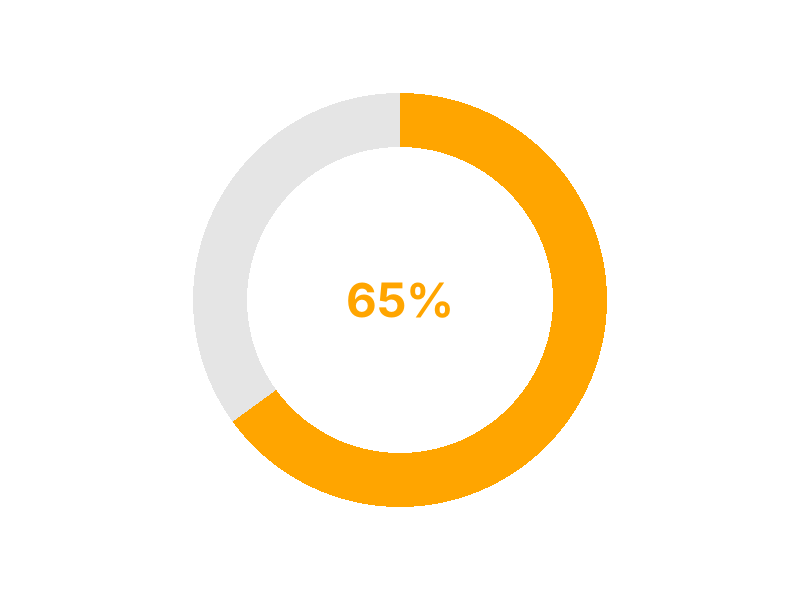
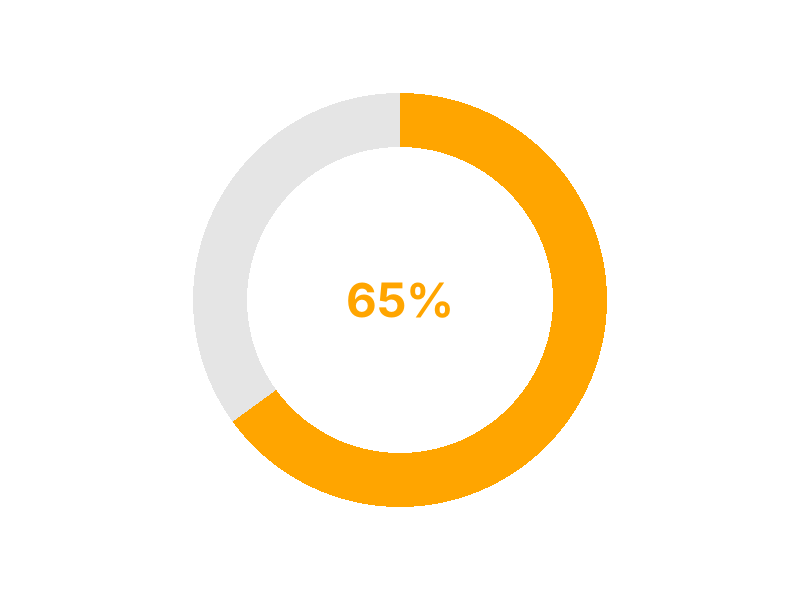
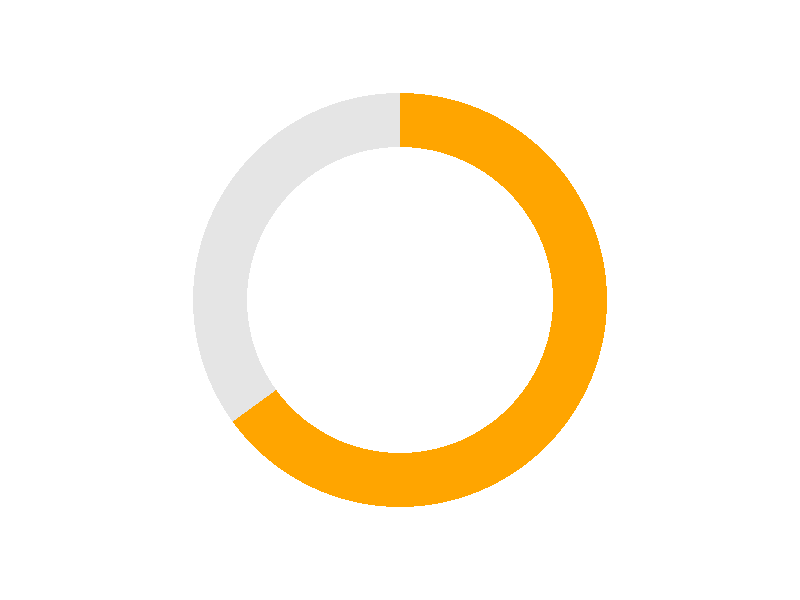
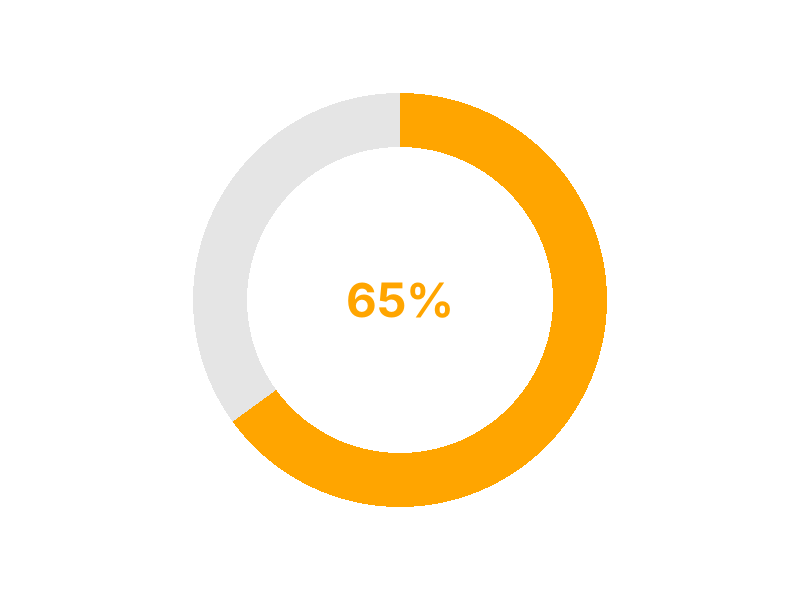

The R source for these figures, in order:
## ---- chunk 1
knitr::opts_chunk$set(echo = TRUE,
                      warning = FALSE,
                      message = FALSE)
## ---- chunk 2
library(tidyverse)
library(scales)

big_number_donut_plot <- function(value, font_family, highlight_color) {
  
  # Wrangle data to get a data frame in the format we need it in to make our donut chart
  df <- tibble(x = 1, y = value) %>% 
    mutate(y_negative = 1 - y) %>% 
    pivot_longer(cols = -x) 
  
  # Create a nicely formatted big number to go in the donut hole
  big_number_text_label <- percent(value, accuracy = 1)
  
  # Create our plot
  ggplot(df,
         aes(x = x,
             y = value,
             fill = name)) +
    
    # Add a bar, but don't add the legend
    geom_col(show.legend = FALSE) +
    
    # A pie/donut chart is a bar chart with polar coordinates
    # Add polar coordinates and set the direction to -1 
    # so the filled in part starts at the top and goes clockwise
    coord_polar(theta = "y",
                direction = -1) +
    
    
    # Set the limits, which is important for adding the hole
    xlim(c(-2, 2)) +
    
    # Set a color scale with the highlighted section in whatever color
    # is chosen with the highlight_color argument and the rest in a light gray
    scale_fill_manual(values = c(highlight_color, "grey90")) +
    
    # Set theme_void() to remove grid lines and everything else from the plot
    theme_void() +
    
    # Add the big number in the center of the hole
    annotate("text",
             label = big_number_text_label,
             family = font_family,
             fontface = "bold",
             color = highlight_color,
             size = 12,
             x = -2,
             y = 0)
  
}

big_number_donut_plot(value = 0.65, 
                      font_family = "Inter",
                      highlight_color = "orange")
## ---- chunk 3
library(tidyverse)
library(scales)
## ---- chunk 4

## ---- chunk 5
big_number_donut_plot(value = 0.65, 
                      font_family = "Inter",
                      highlight_color = "orange")
## ---- chunk 6
value <- 0.65

# Wrangle data to get a data frame in the format we need it in to make our donut chart
df <- tibble(x = 1, y = value) %>% 
  mutate(y_negative = 1 - y) %>% 
  pivot_longer(cols = -x) 

df
## ---- chunk 7
highlight_color <- "orange"

# Create our plot
ggplot(data = df,
       aes(x = x,
           y = value,
           fill = name)) +
  
  # Add a bar, but don't add the legend
  geom_col(show.legend = FALSE) +
  
  # A pie/donut chart is a bar chart with polar coordinates
  # Add polar coordinates and set the direction to -1 
  # so the filled in part starts at the top and goes clockwise
  coord_polar(theta = "y",
              direction = -1) +
  
  # Set the limits, which is important for adding the hole
  xlim(c(-2, 2)) +
  
  # Set a color scale with the highlighted section in whatever color
  # is chosen with the highlight_color argument and the rest in a light gray
  scale_fill_manual(values = c(highlight_color, "grey90")) +
  
  # Set theme_void() to remove grid lines and everything else from the plot
  theme_void() 
## ---- chunk 8
font_family <- "Inter"

# Create a nicely formatted big number to go in the donut hole
big_number_text_label <- percent(value, accuracy = 1)

# Create our plot
ggplot(data = df,
       aes(x = x,
           y = value,
           fill = name)) +
  
  # Add a bar, but don't add the legend
  geom_col(show.legend = FALSE) +
  
  # A pie/donut chart is a bar chart with polar coordinates
  # Add polar coordinates and set the direction to -1 
  # so the filled in part starts at the top and goes clockwise
  coord_polar(theta = "y",
              direction = -1) +
  
  
  # Set the limits, which is important for adding the hole
  xlim(c(-2, 2)) +
  
  # Set a color scale with the highlighted section in whatever color
  # is chosen with the highlight_color argument and the rest in a light gray
  scale_fill_manual(values = c(highlight_color, "grey90")) +
  
  # Set theme_void() to remove grid lines and everything else from the plot
  theme_void() +
  
  # Add the big number in the center of the hole
  annotate(geom = "text",
           label = big_number_text_label,
           family = font_family,
           fontface = "bold",
           color = highlight_color,
           size = 12,
           x = -2,
           y = 0)
